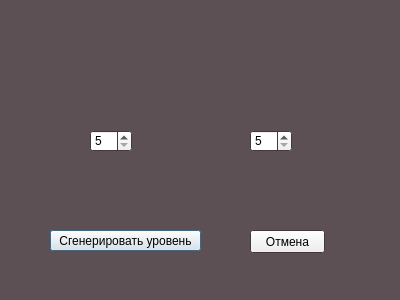
<?xml version="1.0" encoding="UTF-8"?>
<ui version="4.0">
 <class>LevelSetting</class>
 <widget class="QDialog" name="LevelSetting">
  <property name="windowModality">
   <enum>Qt::ApplicationModal</enum>
  </property>
  <property name="enabled">
   <bool>true</bool>
  </property>
  <property name="geometry">
   <rect>
    <x>0</x>
    <y>0</y>
    <width>400</width>
    <height>300</height>
   </rect>
  </property>
  <property name="palette">
   <palette>
    <active>
     <colorrole role="Base">
      <brush brushstyle="SolidPattern">
       <color alpha="255">
        <red>255</red>
        <green>255</green>
        <blue>255</blue>
       </color>
      </brush>
     </colorrole>
     <colorrole role="Window">
      <brush brushstyle="SolidPattern">
       <color alpha="255">
        <red>93</red>
        <green>80</green>
        <blue>85</blue>
       </color>
      </brush>
     </colorrole>
    </active>
    <inactive>
     <colorrole role="Base">
      <brush brushstyle="SolidPattern">
       <color alpha="255">
        <red>255</red>
        <green>255</green>
        <blue>255</blue>
       </color>
      </brush>
     </colorrole>
     <colorrole role="Window">
      <brush brushstyle="SolidPattern">
       <color alpha="255">
        <red>93</red>
        <green>80</green>
        <blue>85</blue>
       </color>
      </brush>
     </colorrole>
    </inactive>
    <disabled>
     <colorrole role="Base">
      <brush brushstyle="SolidPattern">
       <color alpha="255">
        <red>93</red>
        <green>80</green>
        <blue>85</blue>
       </color>
      </brush>
     </colorrole>
     <colorrole role="Window">
      <brush brushstyle="SolidPattern">
       <color alpha="255">
        <red>93</red>
        <green>80</green>
        <blue>85</blue>
       </color>
      </brush>
     </colorrole>
    </disabled>
   </palette>
  </property>
  <property name="focusPolicy">
   <enum>Qt::StrongFocus</enum>
  </property>
  <property name="windowTitle">
   <string>Dialog</string>
  </property>
  <property name="modal">
   <bool>true</bool>
  </property>
  <widget class="QSpinBox" name="width">
   <property name="geometry">
    <rect>
     <x>90</x>
     <y>130</y>
     <width>42</width>
     <height>22</height>
    </rect>
   </property>
   <property name="minimum">
    <number>5</number>
   </property>
   <property name="singleStep">
    <number>2</number>
   </property>
  </widget>
  <widget class="QSpinBox" name="higth">
   <property name="geometry">
    <rect>
     <x>250</x>
     <y>130</y>
     <width>42</width>
     <height>22</height>
    </rect>
   </property>
   <property name="minimum">
    <number>5</number>
   </property>
   <property name="singleStep">
    <number>2</number>
   </property>
  </widget>
  <widget class="QPushButton" name="pushButton">
   <property name="geometry">
    <rect>
     <x>50</x>
     <y>230</y>
     <width>151</width>
     <height>21</height>
    </rect>
   </property>
   <property name="text">
    <string>Сгенерировать уровень</string>
   </property>
  </widget>
  <widget class="QPushButton" name="pushButton_2">
   <property name="geometry">
    <rect>
     <x>250</x>
     <y>230</y>
     <width>75</width>
     <height>23</height>
    </rect>
   </property>
   <property name="text">
    <string>Отмена</string>
   </property>
  </widget>
 </widget>
 <resources/>
 <connections>
  <connection>
   <sender>pushButton_2</sender>
   <signal>clicked()</signal>
   <receiver>LevelSetting</receiver>
   <slot>close()</slot>
   <hints>
    <hint type="sourcelabel">
     <x>298</x>
     <y>239</y>
    </hint>
    <hint type="destinationlabel">
     <x>500</x>
     <y>201</y>
    </hint>
   </hints>
  </connection>
  <connection>
   <sender>pushButton</sender>
   <signal>clicked()</signal>
   <receiver>LevelSetting</receiver>
   <slot>generatorStart()</slot>
   <hints>
    <hint type="sourcelabel">
     <x>80</x>
     <y>241</y>
    </hint>
    <hint type="destinationlabel">
     <x>16</x>
     <y>164</y>
    </hint>
   </hints>
  </connection>
 </connections>
 <slots>
  <signal>cansel()</signal>
  <slot>generatorStart()</slot>
 </slots>
</ui>
